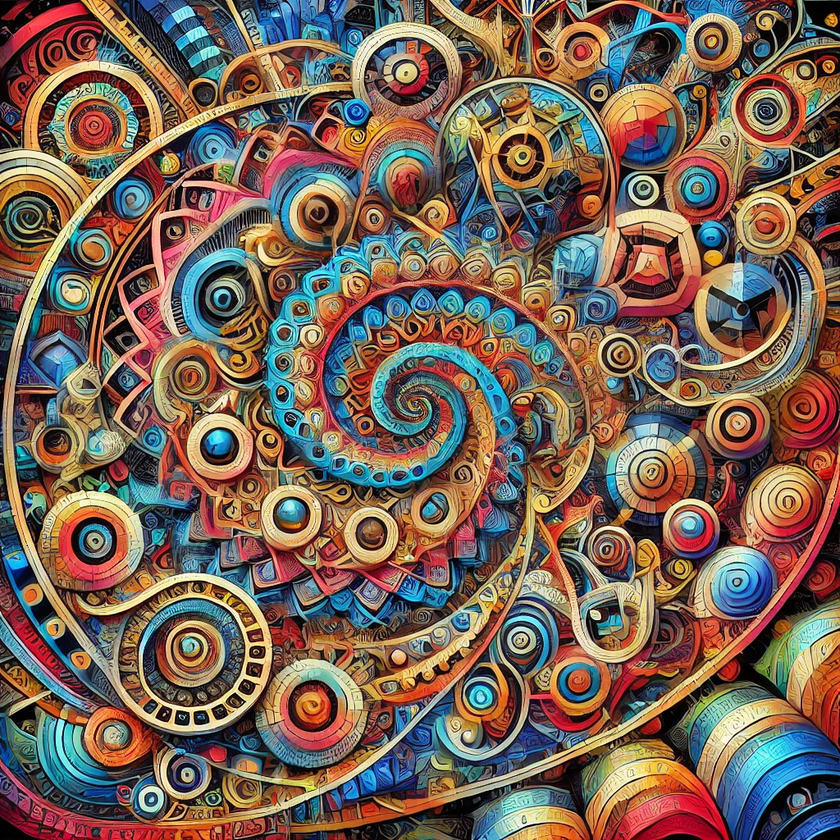
#> input picture dalle_image.png, 840 x 840 px, shrunk from 1024 x 1024 before the run; the run also reads 1 picture not shown here
$ python highlighting_altered_pixels.py
#> lines starting #> are read from the running program, lines starting #| are printed output that depends on the picture; after the words box and inside, x2 and y2 are one past the last pixel; in counts of white or black regions, pixels touching at a corner belong together
import cv2
import numpy as np

def highlight_altered_pixels(original_image_path, modified_image_path, output_image_path):
    # Load the original and modified images
#> called with original_image_path = 'dalle_image.png', modified_image_path = 'output_image_lsb.png', output_image_path = 'highlighted_altered_pixels_lsb.png'
    original_img = cv2.imread(original_image_path, cv2.IMREAD_COLOR)
#> original_img is the input picture: shape (840, 840, 3); mean B, G, R 85.7, 99.2, 120.3
    modified_img = cv2.imread(modified_image_path, cv2.IMREAD_COLOR)

    # Ensure that the images have the same shape
    if original_img.shape != modified_img.shape:
        raise ValueError("The original and modified images must have the same dimensions.")

    # Create a mask where altered pixels are marked
    altered_pixels_mask = (original_img != modified_img).any(axis=2)
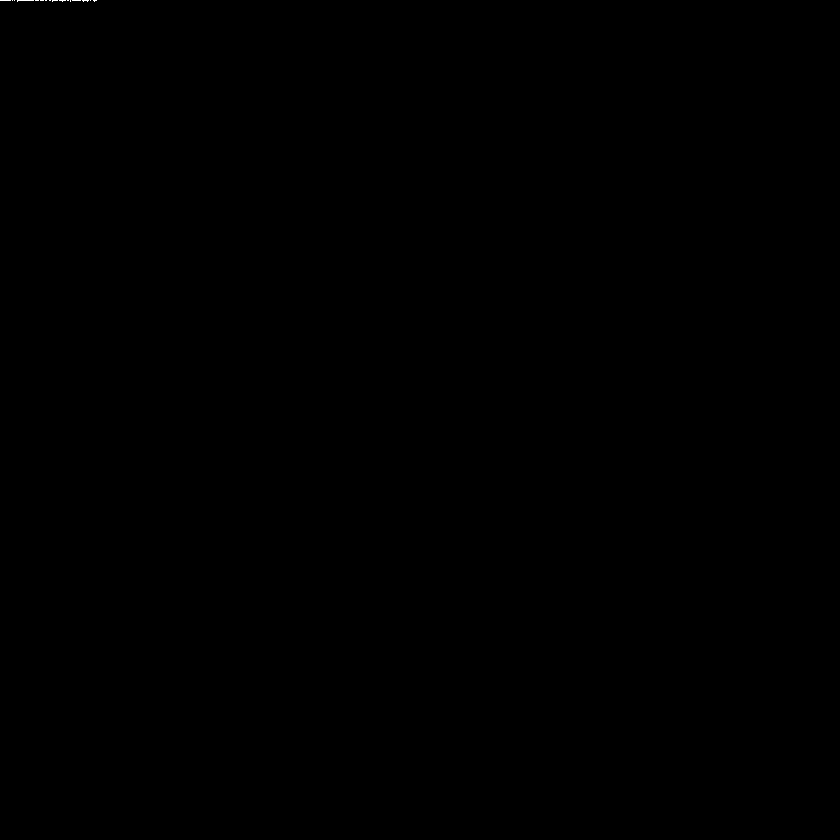
#> altered_pixels_mask: shape (840, 840) bool; 0.01% white in thin lines or dots, all inside (x1, y1, x2, y2) = (0, 0, 97, 2)

    # Create a copy of the original image to highlight altered pixels
    highlighted_img = original_img.copy()

    # Highlight altered pixels in red
    highlighted_img[altered_pixels_mask] = [0, 0, 255]  # Red color in BGR format
#> highlighted_img: shape (840, 840, 3); 0.01% of pixels changed, all inside (x1, y1, x2, y2) = (0, 0, 97, 2)

    # Save the resulting image
    cv2.imwrite(output_image_path, highlighted_img)

    return highlighted_img

# Example usage
highlighted_img = highlight_altered_pixels("dalle_image.png", "output_image_lsb.png", "highlighted_altered_pixels_lsb.png")
